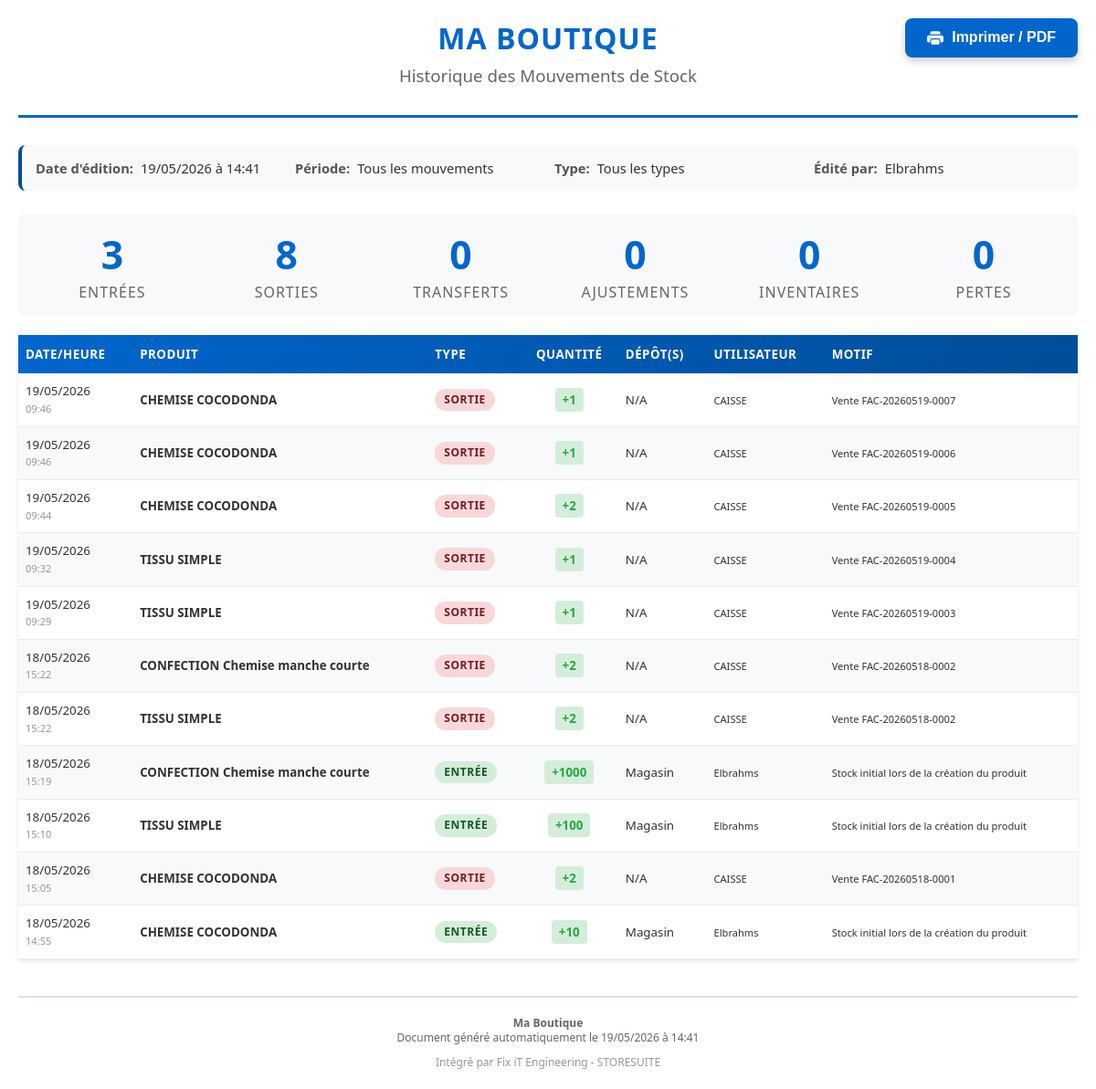
Screenshot of /impression_mouvements.php (signed in) with the database file from the repository.
### tables this page shows
CREATE TABLE `configuration` (
  `id_config` int(11) NOT NULL AUTO_INCREMENT,
  `nom_boutique` varchar(255) NOT NULL COMMENT 'Nom de la boutique/entreprise',
  `slogan` varchar(255) DEFAULT NULL COMMENT 'Slogan ou description courte',
  `logo` varchar(255) DEFAULT NULL COMMENT 'Chemin vers le fichier logo',
  `couleur_primaire` varchar(7) DEFAULT '#e6e64c' COMMENT 'Couleur principale (format HEX)',
  `couleur_secondaire` varchar(7) DEFAULT '#556a94' COMMENT 'Couleur secondaire (format HEX)',
  `adresse` text DEFAULT NULL COMMENT 'Adresse complète de l''entreprise',
  `telephone` varchar(100) DEFAULT NULL COMMENT 'Numéro(s) de téléphone',
  `email` varchar(255) DEFAULT NULL COMMENT 'Adresse email',
  `site_web` varchar(255) DEFAULT NULL COMMENT 'Site web de l''entreprise',
  `num_registre_commerce` varchar(100) DEFAULT NULL COMMENT 'Numéro d''enregistrement (RCCM, etc.)',
  `num_impot` varchar(100) DEFAULT NULL COMMENT 'Numéro fiscal/TVA',
  `devise` varchar(10) DEFAULT '$' COMMENT 'Symbole de la devise utilisée',
  `taux_tva` decimal(5,2) DEFAULT 0.00 COMMENT 'Taux de TVA par défaut (%)',
  `fuseau_horaire` varchar(50) DEFAULT 'Africa/Lubumbashi' COMMENT 'Fuseau horaire',
  `langue` varchar(10) DEFAULT 'fr' COMMENT 'Langue du système (fr, en, etc.)',
  `est_configure` tinyint(1) DEFAULT 0 COMMENT '0=Non configuré, 1=Configuré',
  `date_configuration` datetime DEFAULT NULL COMMENT 'Date de première configuration',
  `date_modification` timestamp NOT NULL DEFAULT current_timestamp() ON UPDATE current_timestamp(),
  `atelier_mode` tinyint(1) NOT NULL DEFAULT 0 COMMENT 'Activer le module Atelier Couture',
  `smtp_host` varchar(255) DEFAULT '' COMMENT 'H',
  `smtp_port` smallint(6) DEFAULT 587 COMMENT 'Port SMTP',
  `smtp_secure` varchar(10) DEFAULT 'tls' COMMENT 'tls ou ssl',
  `smtp_user` varchar(255) DEFAULT '' COMMENT 'Utilisateur SMTP',
  `smtp_pass` varchar(255) DEFAULT '' COMMENT 'Mot de passe SMTP',
  `smtp_from` varchar(255) DEFAULT '' COMMENT 'Email exp',
  `smtp_from_name` varchar(255) DEFAULT '' COMMENT 'Nom exp',
  `email_bilan` varchar(255) DEFAULT '' COMMENT 'Email destinataire bilan',
  `bilan_actif` tinyint(1) DEFAULT 0 COMMENT 'Activer envoi bilan journalier',
  PRIMARY KEY (`id_config`)
);

CREATE TABLE `utilisateurs` (
  `id_utilisateur` int(11) NOT NULL AUTO_INCREMENT,
  `nom_complet` varchar(255) NOT NULL COMMENT 'Nom complet de l''utilisateur',
  `login` varchar(100) NOT NULL COMMENT 'Identifiant de connexion (unique)',
  `mot_de_passe` varchar(255) NOT NULL COMMENT 'Mot de passe hashé (password_hash)',
  `email` varchar(255) DEFAULT NULL COMMENT 'Adresse email',
  `telephone` varchar(50) DEFAULT NULL COMMENT 'Numéro de téléphone',
  `niveau_acces` tinyint(1) NOT NULL DEFAULT 2 COMMENT '1=Admin, 2=Vendeur',
  `id_depot` int(11) DEFAULT NULL COMMENT 'Dépôt assigné (obligatoire pour les caissiers/vendeurs)',
  `photo` varchar(255) DEFAULT NULL COMMENT 'Photo de profil',
  `est_actif` tinyint(1) DEFAULT 1 COMMENT '0=Inactif, 1=Actif',
  `date_creation` datetime DEFAULT current_timestamp() COMMENT 'Date de création du compte',
  `date_derniere_connexion` datetime DEFAULT NULL COMMENT 'Dernière connexion',
  `date_modification` timestamp NOT NULL DEFAULT current_timestamp() ON UPDATE current_timestamp(),
  PRIMARY KEY (`id_utilisateur`),
  UNIQUE KEY `login` (`login`),
  KEY `idx_login` (`login`),
  KEY `idx_niveau` (`niveau_acces`),
  KEY `fk_user_depot` (`id_depot`)
);

CREATE TABLE `mouvements_stock` (
  `id_mouvement` int(11) NOT NULL AUTO_INCREMENT,
  `id_produit` int(11) NOT NULL COMMENT 'Produit concerné',
  `id_depot_source` int(11) DEFAULT NULL COMMENT 'Dépôt source (pour transferts)',
  `id_depot_destination` int(11) DEFAULT NULL COMMENT 'Dépôt destination',
  `id_fournisseur` int(11) DEFAULT NULL COMMENT 'Fournisseur (pour entrées)',
  `type_mouvement` enum('entree','sortie','ajustement','retour','transfert','inventaire','perte') NOT NULL,
  `quantite` int(11) NOT NULL COMMENT 'Quantité du mouvement',
  `quantite_avant` int(11) NOT NULL COMMENT 'Stock avant le mouvement',
  `quantite_apres` int(11) NOT NULL COMMENT 'Stock après le mouvement',
  `cout_unitaire` decimal(15,2) DEFAULT NULL COMMENT 'Coût unitaire d''achat',
  `cout_total` decimal(15,2) DEFAULT NULL COMMENT 'Coût total du mouvement',
  `id_vente` int(11) DEFAULT NULL COMMENT 'Référence vente si sortie',
  `id_utilisateur` int(11) NOT NULL COMMENT 'Utilisateur qui a fait l''opération',
  `motif` varchar(255) DEFAULT NULL COMMENT 'Raison du mouvement',
  `notes` text DEFAULT NULL,
  `date_mouvement` datetime DEFAULT current_timestamp(),
  PRIMARY KEY (`id_mouvement`),
  KEY `idx_produit` (`id_produit`),
  KEY `idx_type` (`type_mouvement`),
  KEY `idx_date` (`date_mouvement`),
  KEY `fk_mouvement_utilisateur` (`id_utilisateur`),
  KEY `idx_depot_source` (`id_depot_source`),
  KEY `idx_depot_destination` (`id_depot_destination`),
  KEY `idx_fournisseur` (`id_fournisseur`),
  KEY `idx_type_mouvement` (`type_mouvement`),
  KEY `idx_date_mouvement` (`date_mouvement`)
);

CREATE TABLE `produits` (
  `id_produit` int(11) NOT NULL AUTO_INCREMENT,
  `code_produit` varchar(100) DEFAULT NULL COMMENT 'Code/Référence unique du produit',
  `nom_produit` varchar(255) NOT NULL COMMENT 'Nom du produit',
  `description` text DEFAULT NULL COMMENT 'Description détaillée',
  `id_categorie` int(11) DEFAULT NULL COMMENT 'Catégorie du produit',
  `id_fournisseur_principal` int(11) DEFAULT NULL COMMENT 'Fournisseur principal du produit',
  `prix_achat` decimal(15,2) NOT NULL DEFAULT 0.00 COMMENT 'Prix d''achat (VISIBLE ADMIN SEULEMENT)',
  `prix_vente` decimal(15,2) NOT NULL DEFAULT 0.00 COMMENT 'Prix de vente recommandé',
  `prix_vente_min` decimal(15,2) DEFAULT NULL COMMENT 'Prix de vente minimum autorisé',
  `quantite_stock` int(11) NOT NULL DEFAULT 0 COMMENT 'Quantité actuelle en stock',
  `seuil_alerte` int(11) DEFAULT 10 COMMENT 'Seuil pour alerte stock faible',
  `seuil_critique` int(11) DEFAULT 5 COMMENT 'Seuil critique (alerte rouge)',
  `unite_mesure` varchar(50) DEFAULT 'pièce' COMMENT 'Unité (pièce, kg, litre, etc.)',
  `image` varchar(255) DEFAULT NULL COMMENT 'Image du produit',
  `code_barre` varchar(100) DEFAULT NULL COMMENT 'Code-barres pour scanner',
  `emplacement` varchar(255) DEFAULT NULL COMMENT 'Emplacement dans le magasin',
  `date_entree` date DEFAULT NULL COMMENT 'Date dernière entrée en stock',
  `date_derniere_vente` datetime DEFAULT NULL COMMENT 'Date de la dernière vente',
  `nombre_ventes` int(11) DEFAULT 0 COMMENT 'Nombre total de ventes',
  `est_actif` tinyint(1) DEFAULT 1 COMMENT '0=Inactif, 1=Actif',
  `date_creation` datetime DEFAULT current_timestamp(),
  `date_modification` timestamp NOT NULL DEFAULT current_timestamp() ON UPDATE current_timestamp(),
  `type_produit` enum('standard','service') NOT NULL DEFAULT 'standard' COMMENT 'standard=avec stock, service=sans stock',
  PRIMARY KEY (`id_produit`),
  UNIQUE KEY `code_produit` (`code_produit`),
  KEY `idx_categorie` (`id_categorie`),
  KEY `idx_stock` (`quantite_stock`),
  KEY `idx_code` (`code_produit`),
  KEY `idx_actif` (`est_actif`),
  KEY `idx_produits_stock_actif` (`quantite_stock`,`est_actif`),
  KEY `idx_fournisseur_principal` (`id_fournisseur_principal`)
);

CREATE TABLE `depots` (
  `id_depot` int(11) NOT NULL AUTO_INCREMENT,
  `nom_depot` varchar(255) NOT NULL COMMENT 'Nom du dépôt/emplacement',
  `description` text DEFAULT NULL COMMENT 'Description de l''emplacement',
  `type_depot` enum('magasin','depot','entrepot','autre') DEFAULT 'depot' COMMENT 'Type d''emplacement',
  `adresse` text DEFAULT NULL COMMENT 'Adresse physique',
  `responsable` varchar(255) DEFAULT NULL COMMENT 'Responsable du dépôt',
  `telephone` varchar(50) DEFAULT NULL COMMENT 'Téléphone du dépôt',
  `capacite` int(11) DEFAULT NULL COMMENT 'Capacité maximale (unités)',
  `est_principal` tinyint(1) DEFAULT 0 COMMENT '1=Dépôt principal (Magasin)',
  `est_actif` tinyint(1) DEFAULT 1 COMMENT '0=Inactif, 1=Actif',
  `ordre_affichage` int(11) DEFAULT 0,
  `date_creation` datetime DEFAULT current_timestamp(),
  `date_modification` timestamp NOT NULL DEFAULT current_timestamp() ON UPDATE current_timestamp(),
  PRIMARY KEY (`id_depot`),
  UNIQUE KEY `unique_nom_depot` (`nom_depot`),
  KEY `idx_est_actif` (`est_actif`),
  KEY `idx_est_principal` (`est_principal`)
);

### impression_mouvements.php (the view, shortened to what the rows shown need)
<?php
require_once('protection_pages.php');
$where_clauses = [];
$params = [];
$where_sql = !empty($where_clauses) ? 'WHERE ' . implode(' AND ', $where_clauses) : '';
$mouvements = db_fetch_all("
    SELECT
        m.*,
        p.nom_produit,
        p.code_produit,
        ds.nom_depot as nom_depot_source,
        dd.nom_depot as nom_depot_destination,
        u.nom_complet as nom_utilisateur
    FROM mouvements_stock m
    INNER JOIN produits p ON m.id_produit = p.id_produit
    LEFT JOIN depots ds ON m.id_depot_source = ds.id_depot
    LEFT JOIN depots dd ON m.id_depot_destination = dd.id_depot
    INNER JOIN utilisateurs u ON m.id_utilisateur = u.id_utilisateur
    $where_sql
    ORDER BY m.date_mouvement DESC, m.id_mouvement DESC
    LIMIT 500
", $params);
?>
<!DOCTYPE html>
<html lang="fr">
<head>
</head>
<body>
    <div class="container">
        <div class="header">
            <h1><?php echo e($nom_boutique); ?></h1>
            <div class="subtitle">Historique des Mouvements de Stock</div>
        </div>
        <div class="report-info">
            <div class="info-grid">
                <div class="info-item">
                    <span class="info-label">Édité par:</span>
                    <span class="info-value"><?php echo e($user_name); ?></span>
                </div>
            </div>
        </div>
        <table>
            <thead>
                <tr>
                    <th>Date/Heure</th>
                    <th>Produit</th>
                    <th>Type</th>
                    <th style="text-align: center;">Quantité</th>
                    <th>Dépôt(s)</th>
                    <th>Utilisateur</th>
                    <th>Motif</th>
                </tr>
            </thead>
            <tbody>
                <?php if (empty($mouvements)): ?>
                <tr>
                    <td colspan="7" style="text-align: center; padding: 40px; color: #999;">
                        Aucun mouvement trouvé pour les critères sélectionnés
                    </td>
                </tr>
                <?php else: ?>
                <?php foreach ($mouvements as $m): ?>
                <tr>
                    <td style="white-space: nowrap;">
                        <?php echo date('d/m/Y', strtotime($m['date_mouvement'])); ?><br>
                        <small style="color: #999;"><?php echo date('H:i', strtotime($m['date_mouvement'])); ?></small>
                    </td>
                    <td>
                        <strong><?php echo e($m['nom_produit']); ?></strong>
                    </td>
                    <td>
                        <?php
                        $labels = [
                            'entree' => 'Entrée',
                            'sortie' => 'Sortie',
                            'ajustement' => 'Ajustement',
                            'transfert' => 'Transfert',
                            'inventaire' => 'Inventaire',
                            'perte' => 'Perte'
                        ];
                        ?>
                        <span class="badge badge-<?php echo $m['type_mouvement']; ?>">
                            <?php echo $labels[$m['type_mouvement']] ?? ucfirst($m['type_mouvement']); ?>
                        </span>
                    </td>
                    <td style="text-align: center;">
                        <span class="quantite <?php echo $m['quantite'] >= 0 ? 'quantite-positive' : 'quantite-negative'; ?>">
                            <?php echo $m['quantite'] > 0 ? '+' . $m['quantite'] : $m['quantite']; ?>
                        </span>
                    </td>
                    <td>
                        <?php if ($m['type_mouvement'] === 'transfert'): ?>
                            <small style="color: #666;">De:</small> <?php echo e($m['nom_depot_source']); ?><br>
                            <small style="color: #666;">Vers:</small> <?php echo e($m['nom_depot_destination']); ?>
                        <?php else: ?>
                            <?php echo e($m['nom_depot_source'] ?? 'N/A'); ?>
                        <?php endif; ?>
                    </td>
                    <td>
                        <small><?php echo e($m['nom_utilisateur']); ?></small>
                    </td>
                    <td>
                        <small><?php echo e($m['motif'] ?? $m['notes'] ?? '-'); ?></small>
                    </td>
                </tr>
                <?php endforeach; ?>
                <?php endif; ?>
            </tbody>
        </table>
        <div class="footer">
            <p><strong><?php echo e($nom_boutique); ?></strong></p>
        </div>
    </div>
</body>
</html>

### rows the page displays
configuration: nom_boutique "MA BOUTIQUE", nom_boutique "Ma Boutique"
utilisateurs: nom_complet "Elbrahms"
mouvements_stock: date_mouvement "19/05/2026", date_mouvement "09:46", id_produit.nom_produit "CHEMISE COCODONDA", type_mouvement "SORTIE", quantite "1", nom_depot_source "N/A", id_utilisateur.nom_complet "CAISSE", motif "Vente FAC-20260519-0007"
mouvements_stock: date_mouvement "19/05/2026", date_mouvement "09:46", id_produit.nom_produit "CHEMISE COCODONDA", type_mouvement "SORTIE", quantite "1", nom_depot_source "N/A", id_utilisateur.nom_complet "CAISSE", motif "Vente FAC-20260519-0006"
mouvements_stock: date_mouvement "19/05/2026", date_mouvement "09:44", id_produit.nom_produit "CHEMISE COCODONDA", type_mouvement "SORTIE", quantite "2", nom_depot_source "N/A", id_utilisateur.nom_complet "CAISSE", motif "Vente FAC-20260519-0005"
mouvements_stock: date_mouvement "19/05/2026", date_mouvement "09:32", id_produit.nom_produit "TISSU SIMPLE", type_mouvement "SORTIE", quantite "1", nom_depot_source "N/A", id_utilisateur.nom_complet "CAISSE", motif "Vente FAC-20260519-0004"
mouvements_stock: date_mouvement "19/05/2026", date_mouvement "09:29", id_produit.nom_produit "TISSU SIMPLE", type_mouvement "SORTIE", quantite "1", nom_depot_source "N/A", id_utilisateur.nom_complet "CAISSE", motif "Vente FAC-20260519-0003"
mouvements_stock: date_mouvement "18/05/2026", date_mouvement "15:22", id_produit.nom_produit "CONFECTION Chemise manche courte", type_mouvement "SORTIE", quantite "2", nom_depot_source "N/A", id_utilisateur.nom_complet "CAISSE", motif "Vente FAC-20260518-0002"
mouvements_stock: date_mouvement "18/05/2026", date_mouvement "15:22", id_produit.nom_produit "TISSU SIMPLE", type_mouvement "SORTIE", quantite "2", nom_depot_source "N/A", id_utilisateur.nom_complet "CAISSE", motif "Vente FAC-20260518-0002"
mouvements_stock: date_mouvement "18/05/2026", date_mouvement "15:19", id_produit.nom_produit "CONFECTION Chemise manche courte", type_mouvement "ENTRÉE", quantite "1000", depots.nom_depot "Magasin", id_utilisateur.nom_complet "Elbrahms", motif "Stock initial lors de la création du produit"
mouvements_stock: date_mouvement "18/05/2026", date_mouvement "15:10", id_produit.nom_produit "TISSU SIMPLE", type_mouvement "ENTRÉE", quantite "100", depots.nom_depot "Magasin", id_utilisateur.nom_complet "Elbrahms", motif "Stock initial lors de la création du produit"
mouvements_stock: date_mouvement "18/05/2026", date_mouvement "15:05", id_produit.nom_produit "CHEMISE COCODONDA", type_mouvement "SORTIE", quantite "2", nom_depot_source "N/A", id_utilisateur.nom_complet "CAISSE", motif "Vente FAC-20260518-0001"
mouvements_stock: date_mouvement "18/05/2026", date_mouvement "14:55", id_produit.nom_produit "CHEMISE COCODONDA", type_mouvement "ENTRÉE", quantite "10", depots.nom_depot "Magasin", id_utilisateur.nom_complet "Elbrahms", motif "Stock initial lors de la création du produit"

### other values shown
$mouvements_par_type['entree'] "3"
$mouvements_par_type['sortie'] "8"
$mouvements_par_type['transfert'] "0"
$mouvements_par_type['ajustement'] "0"
$mouvements_par_type['inventaire'] "0"
$mouvements_par_type['perte'] "0"
